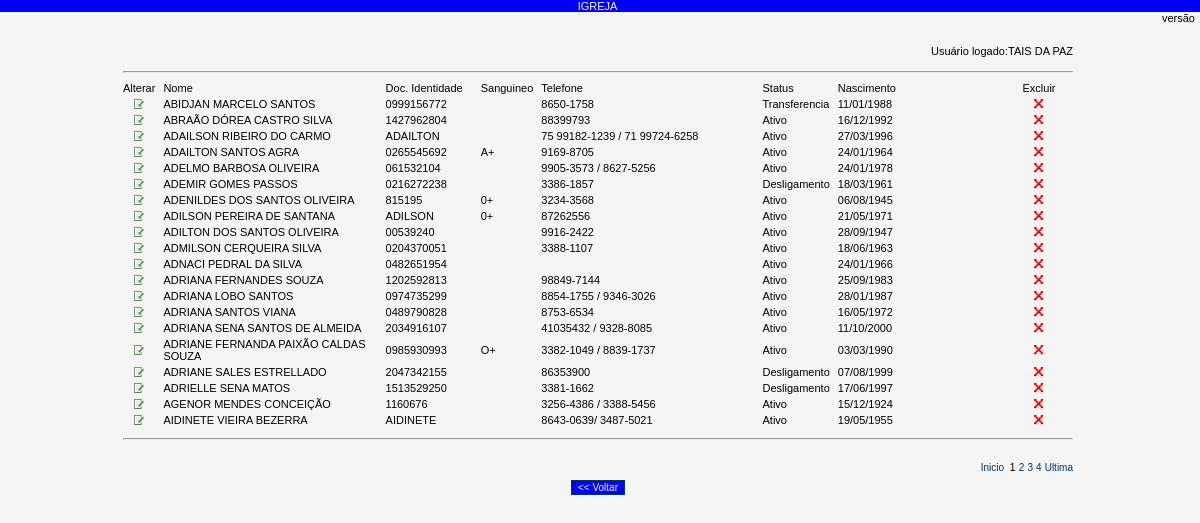
/membro_listaa.php (signed in), run on the app's committed database.
### tables this page shows
CREATE TABLE IF NOT EXISTS `membros` (
  `pk_membro` int(11) NOT NULL AUTO_INCREMENT,
  `fg_membro` blob NOT NULL,
  `te_foto` varchar(30) NOT NULL,
  `nm_membro` varchar(50) NOT NULL,
  `dt_nascimento` date NOT NULL,
  `fk_sexo` int(11) NOT NULL DEFAULT '37',
  `fk_instrucao` int(11) NOT NULL,
  `fk_estado` int(11) NOT NULL DEFAULT '1',
  `nm_escola` varchar(50) NOT NULL,
  `nu_tel_escola` varchar(40) NOT NULL,
  `nu_rg` varchar(20) NOT NULL,
  `fk_profissao` int(11) NOT NULL DEFAULT '28',
  `nm_empresa` varchar(50) NOT NULL,
  `nu_tel_empresa` varchar(40) NOT NULL,
  `nm_pai` varchar(50) NOT NULL,
  `nm_mae` varchar(50) NOT NULL,
  `nm_conjuge` varchar(50) NOT NULL,
  `dt_casamento` date NOT NULL,
  `nm_local` varchar(50) NOT NULL,
  `nm_rh` varchar(20) NOT NULL,
  `nu_tel_casa` varchar(30) NOT NULL,
  `nm_email` varchar(70) NOT NULL,
  `nm_logra` varchar(70) NOT NULL,
  `nm_bairro1` varchar(40) NOT NULL,
  `fk_bairro` int(11) NOT NULL,
  `nu_cep` varchar(8) NOT NULL,
  `nm_uf` varchar(2) NOT NULL,
  `nm_cidade` varchar(50) NOT NULL,
  `nm_pastor` varchar(50) NOT NULL,
  `nm_igreja` varchar(50) NOT NULL,
  `nu_tel_igreja` varchar(40) NOT NULL,
  `dt_admissao` date NOT NULL,
  `fk_entrada` int(11) NOT NULL DEFAULT '2',
  `fk_saida` int(11) NOT NULL DEFAULT '6',
  `dt_saida` date NOT NULL,
  `te_observacao` text NOT NULL,
  `dt_cadastro` date NOT NULL,
  `fk_usuario` int(11) NOT NULL,
  PRIMARY KEY (`pk_membro`),
  KEY `fk_sexo` (`fk_sexo`),
  KEY `fk_profissao` (`fk_profissao`),
  KEY `fk_instrucao` (`fk_instrucao`),
  KEY `fk_estado` (`fk_estado`),
  KEY `fk_entrada` (`fk_entrada`),
  KEY `fk_saida` (`fk_saida`),
  KEY `fk_usuario` (`fk_usuario`),
  KEY `fk_bairro` (`fk_bairro`)
);

CREATE TABLE IF NOT EXISTS `saidas` (
  `pk_saida` int(11) NOT NULL AUTO_INCREMENT,
  `nm_saida` varchar(50) NOT NULL,
  PRIMARY KEY (`pk_saida`)
);

### membro_listaa.php (the view, shortened to what this page needs)
<?php
include "cabecalho/cabecalho.php";
$login_igreja = @$_SESSION['login_igreja'];
 if ($login_igreja){
?>
<html>
<head>
</head>
<link rel="stylesheet" href="css/textos.css" type="text/css">
<link rel="stylesheet" href="css/filadelfia.css" type="text/css">
<body bgcolor="#F5F5F5" onLoad="javascript:caixas()">
<?php
$nm_usuario = $_SESSION["user"];
?>
<form name="formulario">
  <table width="80%" border="0" align="center">
    <tr>
      <td colspan="9" class="labelDireita">Usu&aacute;rio logado:<?php echo $nm_usuario;?></td>
    </tr>
    <tr>
      <td colspan="9" class="labelEsquerda">
      </td>
    </tr>
    <tr>
      <td colspan="9" class="labelEsquerda"><hr></td>
    </tr>
    <tr>
      <td width="4%" class="labelEsquerda">Alterar</td>
      <td width="24%" class="labelEsquerda">Nome</td>
      <td width="10%" class="labelEsquerda">Doc. Identidade</td>
      <td width="6%" class="labelEsquerda"> Sanguineo</td>
      <td width="24%" class="labelEsquerda">Telefone</td>
      <td width="6%" class="labelEsquerda">Status</td>
      <td width="18%" class="labelEsquerda">Nascimento</td>
      <td width="8%" class="labelCentro">Excluir</td>
    </tr>
    <?php
	$p = @$_GET["p"];
	if(isset($p)) {
	$p = $p;
	} else {
	$p = 1;
	}
	$qnt = 20;
	$inicio = ($p*$qnt) - $qnt;
	$sql = mysql_query("SELECT *
	FROM membros, instrucao, profissoes, saidas
	WHERE membros.fk_profissao = profissoes.pk_profissao AND membros.fk_saida = saidas.pk_saida AND membros.fk_instrucao = instrucao.pk_instrucao ORDER BY nm_membro LIMIT $inicio, $qnt");
	$row = mysql_num_rows($sql);
	for ($z = 0; $z < $row; $z++){
	$pk_membro = mysql_result($sql, $z, "pk_membro");
	$nm_saida = mysql_result($sql, $z, "nm_saida");
	$dt_nascimento = mysql_result($sql, $z, "dt_nascimento");
	$dt_nascimento = substr($dt_nascimento,8,2). "/" .substr($dt_nascimento,5,2). "/" .substr($dt_nascimento,0,4);
	?>
    <tr onMouseOver="move_i(this)" onMouseOut="move_o(this)">
      <td class="labelCentro"><a href="javascript:tpl('classes/interface.php?alterarMembroLista=alterarMembroLista&pk_membro=<?php echo $pk_membro;?>')"><img src="img/insert.gif" width="10" height="10"></a></td>
      <td class="labelEsquerda"><?php echo mysql_result($sql, $z, "nm_membro");?></td>
      <td class="labelEsquerda"><?php echo mysql_result($sql, $z, "nu_rg");?></td>
      <td class="labelEsquerda"><?php echo mysql_result($sql, $z, "nm_rh");?></td>
      <td class="labelEsquerda"><?php echo mysql_result($sql, $z, "nu_tel_casa");?></td>
      <td class="labelEsquerda"><?php echo $nm_saida;?></td>
      <td class="labelEsquerda"><?php echo $dt_nascimento;?></td>
      <td class="labelCentro"><a href="javascript:del('classes/interface.php?excluirMembro=excluirMembro&pk_membro=<?php echo $pk_membro;?>')"><img src="img/excluir2.gif" width="10" height="10"></a></td>
    </tr>
    <?php }?>
  </table>
 <table width="80%" border="0" align="center">
     <tr>
      <td class="labelCentro"><hr></td>
    </tr>
   <tr>
      <td class="labelDireita">
        <?php
echo "<br />";
$sql_select_all = "SELECT *
	FROM membros, instrucao, profissoes
	WHERE membros.fk_profissao = profissoes.pk_profissao AND membros.fk_instrucao = instrucao.pk_instrucao AND fk_saida = 6 ORDER BY nm_membro ";
$sql_query_all = mysql_query($sql_select_all);
$total_registros = mysql_num_rows($sql_query_all);
$pags = ceil($total_registros/$qnt);
$max_links = 3;
echo "<font size='1' face='Arial, Helvetica, sans-serif'><a href='membro_listaa.php?p=1' target='_self'>Inicio&nbsp;&nbsp;</a></font>";
echo $p." ";
for($i = $p+1; $i <= $p+$max_links; $i++) {
if($i > $pags)
{
}
else
{
echo "<font size='1' face='Arial, Helvetica, sans-serif'><a href='membro_listaa.php?p=".$i."' target='_self'>".$i."</a></font> ";
}
}
echo "<font size='1' face='Arial, Helvetica, sans-serif'><a href='membro_listaa.php?p=".$pags."' target='_self'>Ultima</a></font> ";
?>
      </td>
    </tr>
    <tr>
      <td class="labelCentro"><input name="volta" type="button" id="volta" onClick="tpl('tpl.php')" value="&lt;&lt; Voltar"></td>
    </tr>
 </table>
</form>
<?php
} else {
 include "rodape/rodape.php";
 }
 ?>
</html>

### css/estilo.css (style rules this page uses)
body { margin-left: 0px; margin-top: 0px; margin-right: 0px; margin-bottom: 0px; SCROLLBAR-FACE-COLOR: #ffffff; SCROLLBAR-HIGHLIGHT-COLOR: #BDD5E7; SCROLLBAR-SHADOW-COLOR: #ffffff; SCROLLBAR-3DLIGHT-COLOR: #ffffff; SCROLLBAR-ARROW-COLOR: #335ec1; }
input { font-family: Arial, Helvetica, sans-serif; font-size: 10px; color: #000000; border: 1px solid #003366; margin: 3px; }
A:link { color: #000000; text-decoration: none; }

### css/filadelfia.css (style rules this page uses)
a:link { color: #003366; }
.labelEsquerda { text-align: left; padding-right: 5px; font-family: Arial, Helvetica, sans-serif; font-size: 11px; color: #000000; }
.labelDireita { text-align: right; padding-right: 5px; font-family: Arial, Helvetica, sans-serif; font-size: 11px; color: #000000; }
.labelCentro { text-align: center; padding-right: 5px; font-family: Arial, Helvetica, sans-serif; font-size: 11px; color: #000000; }

### css/textos.css (style rules this page uses)
input[type=button] { background:#0000FF; color:#ffffff; }

### data on the page
membros: nm_membro "ABIDJAN MARCELO SANTOS", nu_rg "0999156772", nu_tel_casa "8650-1758", fk_saida.nm_saida "Transferencia", dt_nascimento "11/01/1988"
membros: nm_membro "ABRAÃO DÓREA CASTRO SILVA", nu_rg "1427962804", nu_tel_casa "88399793", fk_saida.nm_saida "Ativo", dt_nascimento "16/12/1992"
membros: nm_membro "ADAILSON RIBEIRO DO CARMO", nu_rg "ADAILTON", nu_tel_casa "75 99182-1239 / 71 99724-6258", fk_saida.nm_saida "Ativo", dt_nascimento "27/03/1996"
membros: nm_membro "ADAILTON SANTOS AGRA", nu_rg "0265545692", nm_rh "A+", nu_tel_casa "9169-8705", fk_saida.nm_saida "Ativo", dt_nascimento "24/01/1964"
membros: nm_membro "ADELMO BARBOSA OLIVEIRA", nu_rg "061532104", nu_tel_casa "9905-3573 / 8627-5256", fk_saida.nm_saida "Ativo", dt_nascimento "24/01/1978"
membros: nm_membro "ADEMIR GOMES PASSOS", nu_rg "0216272238", nu_tel_casa "3386-1857", fk_saida.nm_saida "Desligamento", dt_nascimento "18/03/1961"
membros: nm_membro "ADENILDES DOS SANTOS OLIVEIRA", nu_rg "815195", nm_rh "0+", nu_tel_casa "3234-3568", fk_saida.nm_saida "Ativo", dt_nascimento "06/08/1945"
membros: nm_membro "ADILSON PEREIRA DE SANTANA", nu_rg "ADILSON", nm_rh "0+", nu_tel_casa "87262556", fk_saida.nm_saida "Ativo", dt_nascimento "21/05/1971"
membros: nm_membro "ADILTON DOS SANTOS OLIVEIRA", nu_rg "00539240", nu_tel_casa "9916-2422", fk_saida.nm_saida "Ativo", dt_nascimento "28/09/1947"
membros: nm_membro "ADMILSON CERQUEIRA SILVA", nu_rg "0204370051", nu_tel_casa "3388-1107", fk_saida.nm_saida "Ativo", dt_nascimento "18/06/1963"
membros: nm_membro "ADNACI PEDRAL DA SILVA", nu_rg "0482651954", fk_saida.nm_saida "Ativo", dt_nascimento "24/01/1966"
membros: nm_membro "ADRIANA FERNANDES SOUZA", nu_rg "1202592813", nu_tel_casa "98849-7144", fk_saida.nm_saida "Ativo", dt_nascimento "25/09/1983"
membros: nm_membro "ADRIANA LOBO SANTOS", nu_rg "0974735299", nu_tel_casa "8854-1755 / 9346-3026", fk_saida.nm_saida "Ativo", dt_nascimento "28/01/1987"
membros: nm_membro "ADRIANA SANTOS VIANA", nu_rg "0489790828", nu_tel_casa "8753-6534", fk_saida.nm_saida "Ativo", dt_nascimento "16/05/1972"
membros: nm_membro "ADRIANA SENA SANTOS DE ALMEIDA", nu_rg "2034916107", nu_tel_casa "41035432 / 9328-8085", fk_saida.nm_saida "Ativo", dt_nascimento "11/10/2000"
membros: nm_membro "ADRIANE FERNANDA PAIXÃO CALDAS SOUZA", nu_rg "0985930993", nm_rh "O+", nu_tel_casa "3382-1049 / 8839-1737", fk_saida.nm_saida "Ativo", dt_nascimento "03/03/1990"
membros: nm_membro "ADRIANE SALES ESTRELLADO", nu_rg "2047342155", nu_tel_casa "86353900", fk_saida.nm_saida "Desligamento", dt_nascimento "07/08/1999"
membros: nm_membro "ADRIELLE SENA MATOS", nu_rg "1513529250", nu_tel_casa "3381-1662", fk_saida.nm_saida "Desligamento", dt_nascimento "17/06/1997"
membros: nm_membro "AGENOR MENDES CONCEIÇÃO", nu_rg "1160676", nu_tel_casa "3256-4386 / 3388-5456", fk_saida.nm_saida "Ativo", dt_nascimento "15/12/1924"
membros: nm_membro "AIDINETE VIEIRA BEZERRA", nu_rg "AIDINETE", nu_tel_casa "8643-0639/ 3487-5021", fk_saida.nm_saida "Ativo", dt_nascimento "19/05/1955"

### other printed values
$nm_usuario "TAIS DA PAZ"
$p "1"
